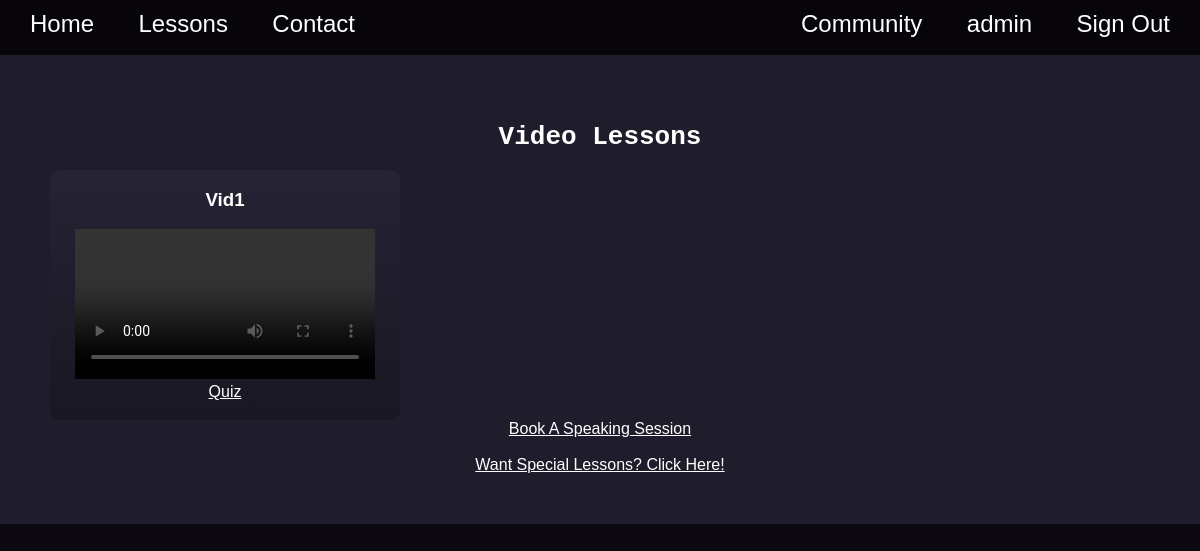
/lessons (signed in), run on an earlier commit of the app's database.
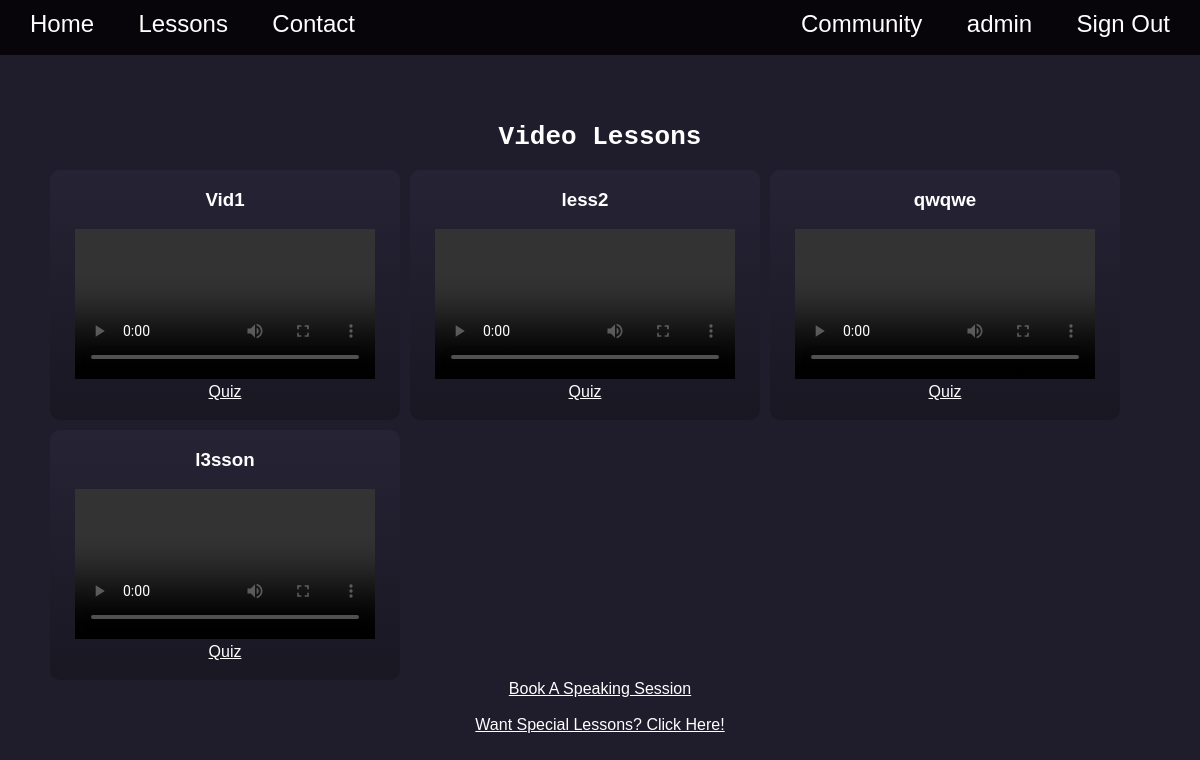
And on a later commit of the database.
### tables this page shows
CREATE TABLE Lessons (id INTEGER PRIMARY KEY AUTOINCREMENT, lessonname VARCHAR(300), video VARCHAR(100), level VARCHAR(10));

### main.py (the view)
@app.route("/lessons")
def lessons():
    con = sqlite3.connect("lessons.db")
    cur = con.cursor()
    cur.execute("SELECT lessonname, video FROM lessons")
    rows = cur.fetchall()
    cur.execute("SELECT lessonname, Contents FROM textlessons")
    rowst = cur.fetchall()
    print(rowst)
    return render_template("lessons.html", lessons=rows, textlessons=rowst)

### templates/lessons.html (shortened to what this page needs)
{% extends "base.html" %}
{% block content %}
    <div class="lessoncontainer">
        <h1 class="vidless">Video Lessons</h1>
        <div class="lessons">
            {% if session.get("uname") == "None" or session.get("uname") == None %}
                <h1 class="vidless">Sign in to access lessons!</h1>
            {% else %}
                {% for lesson in lessons %}
                <div class="vidlesson">
                    <h3>{{lesson[0]}}</h3>
                    <video src="static/videos/{{lesson[1]}}" width="300" controls></video>
                    <br>
                    <a href="https://docs.google.com/forms/d/e/1FAIpQLSdcTOPpvTgxg5KPEOdYYTXFfk6atBIhRw2SFpK-R8EqnFTi5A/viewform?usp=header">Quiz</a>
                </div>
                {% endfor %}
            {% endif %}
        </div>
        <a href="https://calendar.google.com/calendar/u/0/r/eventedit?vcon=meet&dates=now&hl=en&add=abeebissa@gmail.com">Book A Speaking Session</a><br><br>
        <a href="/specialform">Want Special Lessons? Click Here!</a>
    </div>
{% endblock %}

### templates/base.html (shortened to what this page needs)
<!DOCTYPE html>
<html lang="en">
<head>
    <link rel="stylesheet" href="static/style.css">
</head>
<body>
    <nav class="nav">
        <ul class="nav-left">
            <li><a href="/">Home</a></li>
            <li><a href="/lessons">Lessons</a></li>
            <li><a href="#">Contact</a></li>
        </ul>
        <ul class="nav-right">
            {% if session.get("uname") != "None" and session.get("uname") != None %}
                <li><a href="/community">Community</a></li>
                <li><a href="/dashboard">{{session.get("uname")}}</a></li>
                <li><a href="/signout">Sign Out</a></li>
            {% endif %}
        </ul>
    </nav>
    <div class="content">
        {% block content %}{% endblock %}
    </div>
</body>
</html>

### static/style.css (style rules this page uses)
* { font-family: Verdana, sans-serif; color: white; }
body { margin: 0; padding: 0; background: rgb(11, 8, 17); overflow-x: hidden; }
.nav { background: rgb(7, 5, 10); padding: 10px; height: 35px; }
.nav ul { list-style-type: none; display: inline; margin: 0; padding: 0; }
.nav ul li { display: inline; }
.nav ul li a { text-decoration: none; color: white; font-size: 24px; margin: 15px; padding: 5px; }
.nav-left { float: left; }
.nav-right { float: right; }
.content { margin: 0; text-align: center; }
.lessons { display: grid; width: fit-content; grid-template-columns: 1fr 1fr 1fr; grid-gap: 10px; }
.vidlesson { width: 350px; height: 250px; background: linear-gradient(rgb(38, 35, 53), rgb(25, 23, 34)); border-radius: 10px; }
.vidless { font-family: monospace; }
.lessoncontainer { background: rgb(31, 28, 43); padding: 50px; }

What changed in the data, as far as the page shows it:
added Lessons: lessonname "less2"
added Lessons: lessonname "qwqwe"
added Lessons: lessonname "l3sson"
